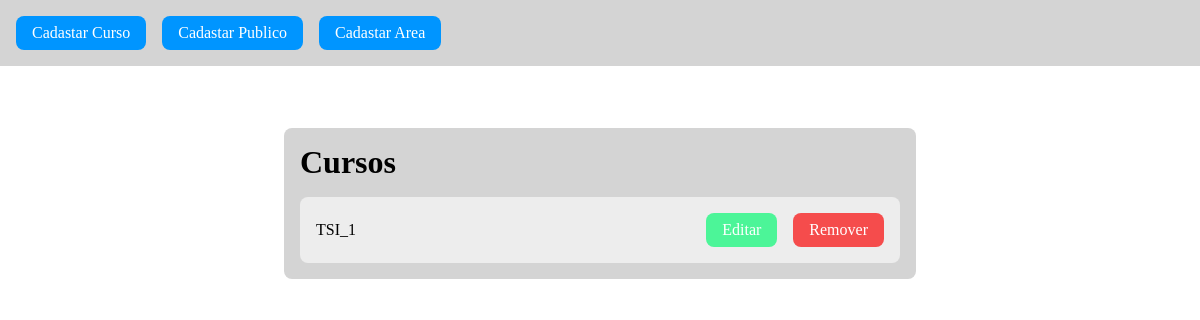
The page /cursos/ on the database as committed earlier.
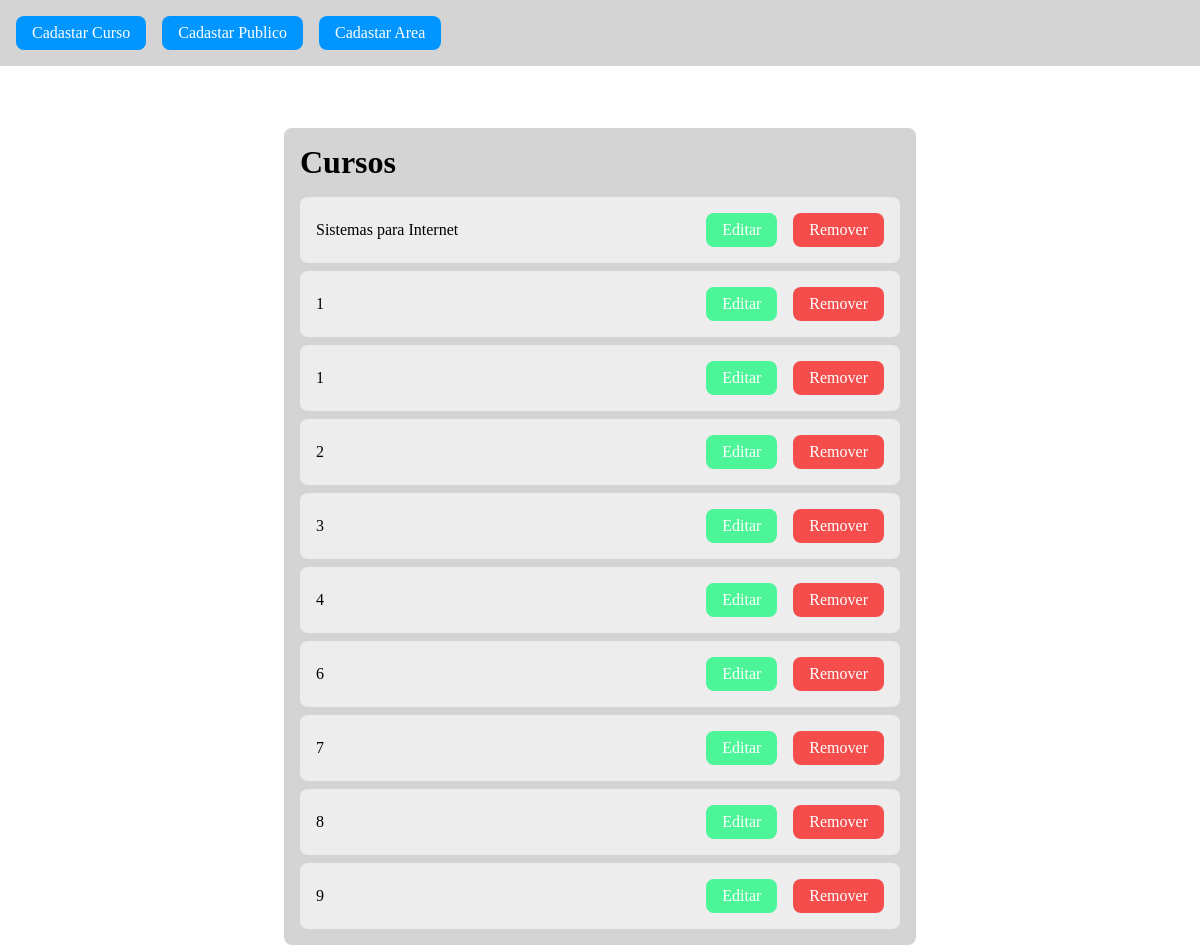
The same page on the database as committed later.
### core/models.py (models this page shows)
class Curso(models.Model):
    titulo = models.CharField('Título', max_length=200)
    descricao = models.TextField('Descrição', null=True)  # pode ser null
    autor = models.CharField('Autor', max_length=100)
    vagas = models.IntegerField('Vagas')
    area = models.ForeignKey(Area, on_delete=models.PROTECT)
    publicos = models.ManyToManyField(Publico)

### core/views.py (the view)
# urls.py: path('cursos/', cursos, name='cursos'),
def cursos(request):
    lista_cursos = Curso.objects.all()
    context = {
        'cursos': lista_cursos,
    }
    return render(request, 'cursos.html', context)

### core/templates/cursos.html (shortened to what this page needs)
{% load static %}
<!DOCTYPE html>
<html lang="pt-br">
  <head>
    <link rel="stylesheet" href="{% static 'reset.css' %}" />
    <link rel="stylesheet" href="{% static 'main.css' %}" />
    <link rel="stylesheet" href="{% static 'header.css' %}" />
    <link rel="stylesheet" href="{% static 'cursos.css' %}" />
  </head>
  <body>
    <header class="topbar">
      <div class="buttons">
        <a href="{% url 'cadastrar_curso' %}">
          <p class="btn">Cadastar Curso</p>
        </a>
        <a href="{% url 'cadastrar_publico' %}">
          <p class="btn">Cadastar Publico</p>
        </a>
        <a href="{% url 'cadastrar_area' %}">
          <p class="btn">Cadastar Area</p>
        </a>
      </div>
    </header>
    <main>
      <div class="container">
        <h1>Cursos</h1>
        <ul class="lista">
          {% for curso in cursos %}
          <li>
            <div class="lista-item">
              <p>{{curso.titulo}}</p>
              <div class="buttons">
                <a href="{% url 'editar_curso' curso.id %}"><p class="btn green">Editar</p></a>
                <a href="{% url 'remover_curso' curso.id %}"><p class="btn red">Remover</p></a>
              </div>
            </div>
          </li>
          {% empty %}
          <p class="lista-item">Não existem cursos disponíveis</p>
          {% endfor %}
        </ul>
      </div>
    </main>
  </body>
</html>

### core/static/main.css (style rules this page uses)
.btn { --bg: #0095ff; padding: 0.5rem 1rem; background-color: var(--bg); color: #ffffff; border-radius: 0.5rem; border: none; cursor: pointer; }
.red { --bg: #f54c4c; }
.green { --bg: #4cf598; }

### core/static/header.css (style rules this page uses)
.topbar { padding: 1rem; display: flex; align-items: center; justify-content: start; background-color: #d4d4d4; }
.buttons { display: flex; gap: 1rem; }

### core/static/cursos.css (style rules this page uses)
.container { position: absolute; top: 8rem; left: 50%; transform: translate(-50%, 0); background-color: #d4d4d4; padding: 1rem; width: 50%; border-radius: 0.5rem; display: flex; flex-direction: column; gap: 1rem; }
.lista { display: flex; flex-direction: column; gap: 0.5rem; }
.lista-item { display: flex; width: auto; background-color: #ededed; justify-content: space-between; align-items: center; padding: 1rem; border-radius: 0.5rem; }

Rows that differ between the two databases and show on the page:
removed Curso: titulo "TSI_1"
added Curso: titulo "Sistemas para Internet"
added Curso: titulo "1"
added Curso: titulo "1"
added Curso: titulo "2"
added Curso: titulo "3"
added Curso: titulo "4"
added Curso: titulo "6"
added Curso: titulo "7"
added Curso: titulo "8"
added Curso: titulo "9"
